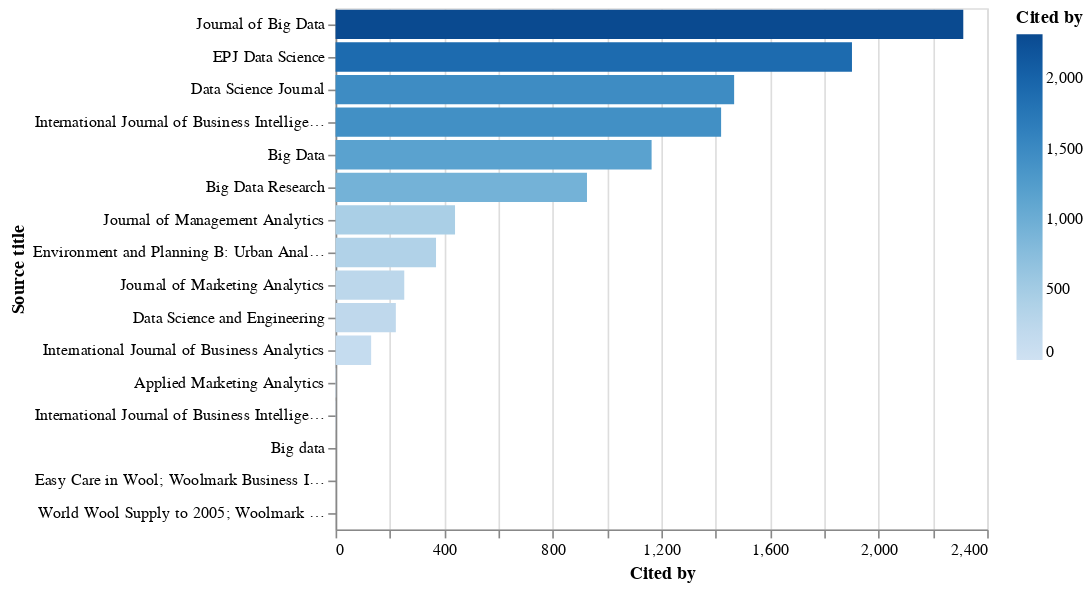

Notebook source saved alongside this figure:
### Code cell
##
## Gráfico usando Altair
##
import altair as alt

df["Source title"] = [p for p in df.index]
alt.Chart(df).mark_bar().encode(
    y=alt.Y("Source title:N", sort=alt.EncodingSortField(field="Cited by:Q")),
    x="Cited by:Q",
    color="Cited by:Q",
)

### Figure 1 — Vega-Lite specification as saved in the notebook (floating-point values rounded to 4 significant figures)
{"config": {"view": {"continuousWidth": 400, "continuousHeight": 300}}, "data": {"name": "data-9d86798443f709c0e8311b054289d3da"}, "mark": "bar", "encoding": {"color": {"type": "quantitative", "field": "Cited by"}, "x": {"type": "quantitative", "field": "Cited by"}, "y": {"type": "nominal", "field": "Source title", "sort": {"field": "Cited by:Q"}}}, "$schema": "https://vega.github.io/schema/vega-lite/v4.8.1.json", "datasets": {"data-9d86798443f709c0e8311b054289d3da": [{"Cited by": 2312.0, "Source title": "Journal of Big Data"}, {"Cited by": 1902.0, "Source title": "EPJ Data Science"}, {"Cited by": 1468.0, "Source title": "Data Science Journal"}, {"Cited by": 1420.0, "Source title": "International Journal of Business Intelligence and Data Mining"}, {"Cited by": 1164.0, "Source title": "Big Data"}, {"Cited by": 926.0, "Source title": "Big Data Research"}, {"Cited by": 440.0, "Source title": "Journal of Management Analytics"}, {"Cited by": 370.0, "Source title": "Environment and Planning B: Urban Analytics and City Science"}, {"Cited by": 253.0, "Source title": "Journal of Marketing Analytics"}, {"Cited by": 222.0, "Source title": "Data Science and Engineering"}, {"Cited by": 131.0, "Source title": "International Journal of Business Analytics"}, {"Cited by": 2.0, "Source title": "Applied Marketing Analytics"}, {"Cited by": 1.0, "Source title": "International Journal of Business Intelligence Research"}, {"Cited by": 0.0, "Source title": "Big data"}, {"Cited by": 0.0, "Source title": "Easy Care in Wool; Woolmark Business Intelligence July 1999"}, {"Cited by": 0.0, "Source title": "World Wool Supply to 2005; Woolmark Business Intelligence July1999"}]}}
